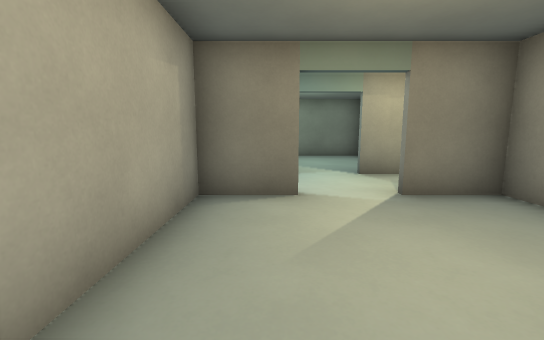
View 1 (above)

16 first-person views from a walk through a Godot game level. The camera is 1.2 m above the floor, tilts 8° down and sees 90° across. The floor is counted in squares, 1 m on a side. Each view is taken from the middle of a square. On the plan, view 1 faces up. The plan holds only what a view shows up to about 13 squares ahead; the rest is blank. Door leaves are left out where a doorway can be walked through.

View 2
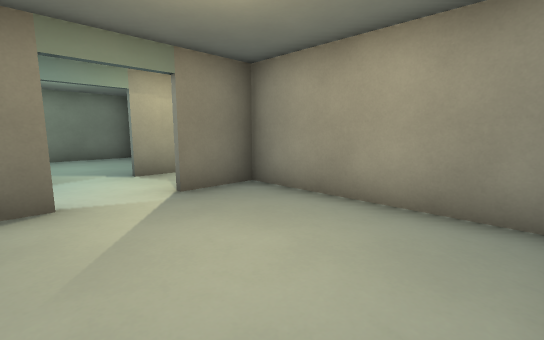

View 3
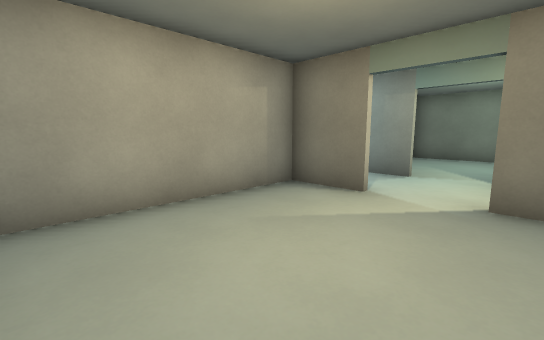

View 4
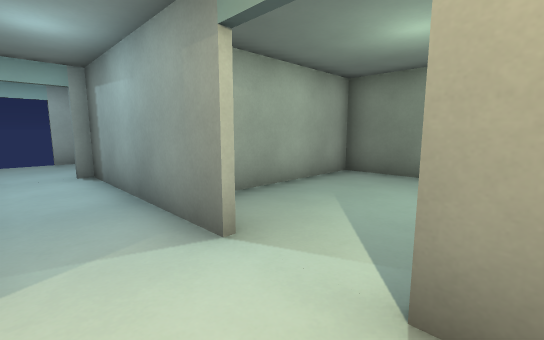

View 5
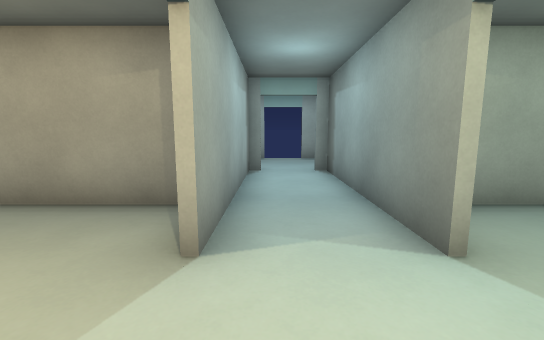

View 6
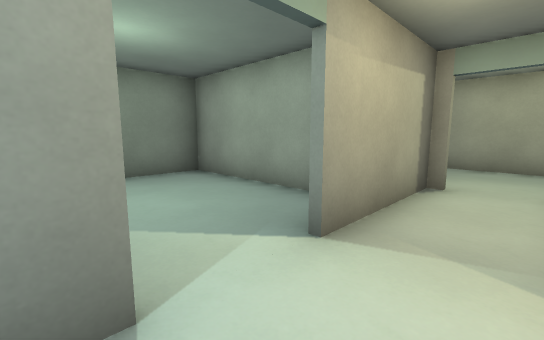

View 7
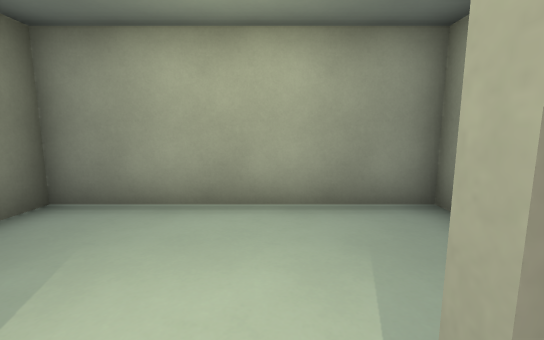

View 8
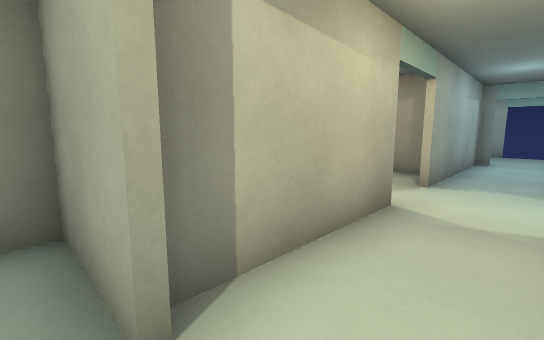

View 9
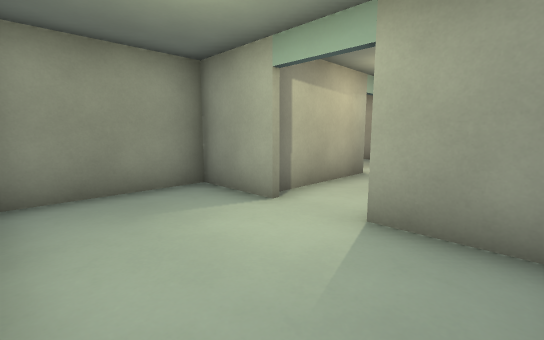

View 10
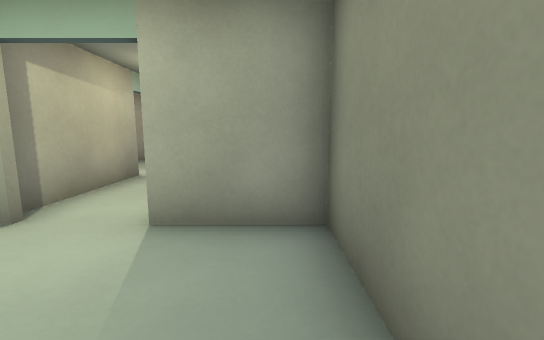

View 11
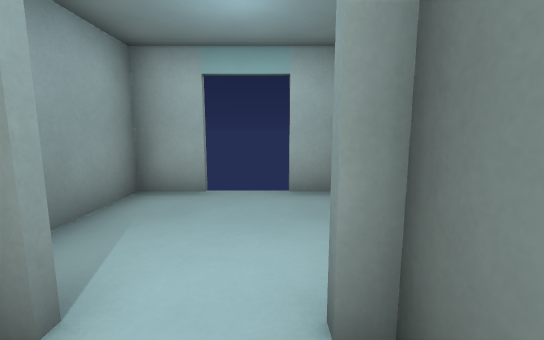

View 12
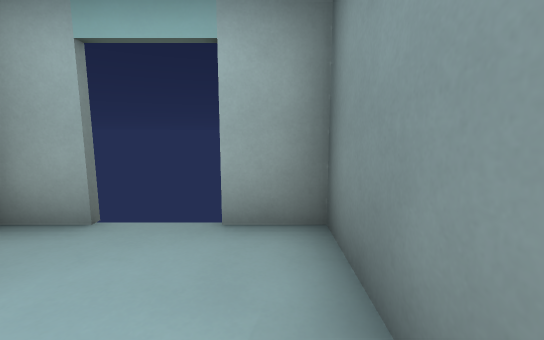

View 13
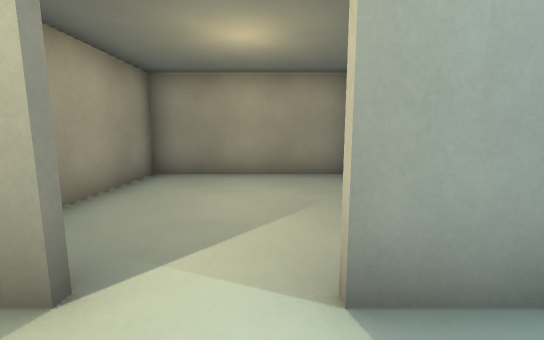

View 14
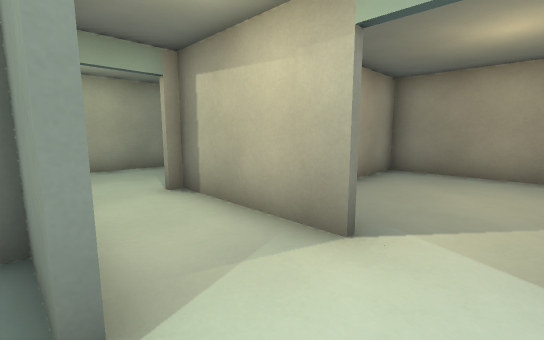

View 15
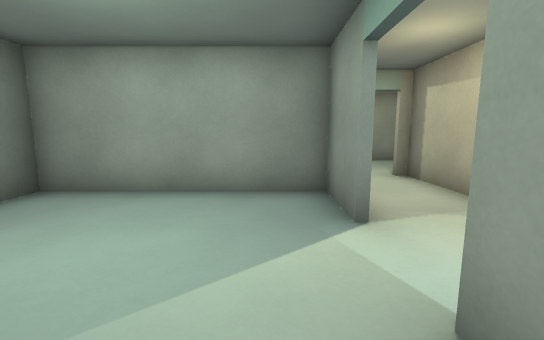

View 16
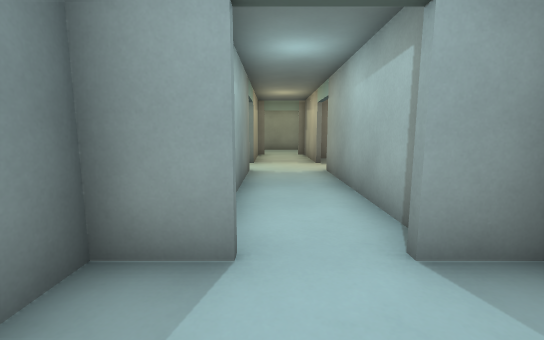

### Floor plan
Ten units are one square. View 1 is at (0, 0); x grows to the right and y downward. Boxes are objects, and circles mark ways between rooms. Rooms are numbered by the first view taken in them; rooms with no view inside come last. Other rooms are left out.
<svg viewBox="-100 -142 209 154">
<path fill="none" stroke="#000" d="M6 -51 -14 -51 -14 1M-11 7 44 7 44 -51 25 -51M65 -77 25 -77M66 -56 66 -33 104 -33 104 -97 66 -97 66 -74M24 -53 65 -53M6 -77 -54 -77 -54 -72M-54 -58 -54 -53 5 -53M-56 -72 -56 -87 -94 -87 -94 -72M0 -79 5 -79M24 -79 44 -79 44 -137 -14 -137 -14 -92M-94 -58 -94 -43 -71 -43M-56 -44 -56 -58"/>
<circle cx="15" cy="-50" r="3" fill="#2a7"/>
<circle cx="-55" cy="-65" r="3" fill="#2a7"/>
<circle cx="15" cy="-80" r="3" fill="#2a7"/>
<circle cx="-75" cy="-65" r="3" fill="#2a7"/>
<circle cx="-95" cy="-65" r="3" fill="#2a7"/>
<text x="10" y="-20">1</text>
<text x="50" y="-70">2</text>
<text x="-80" y="-80">3</text>
<text x="10" y="-110">4</text>
<text x="-80" y="-60">5</text>
</svg>
Room 1 opens to room 2. Room 2 opens to room 3. Room 2 opens to room 4. Room 3 opens to room 5.

Where each view was taken, in squares from view 1:
view 1: 0 up, 0 right, facing up
view 2: 0 up, 0 right, facing up-right
view 3: 0 up, 3 right, facing up-left
view 4: 6 up, 3 right, facing up-left
view 5: 6 up, 3 right, facing left
view 6: 6 up, 0 right, facing up-right
view 7: 6 up, 6 right, facing right
view 8: 7 up, 7 right, facing down-left
view 9: 9 up, 10 right, facing down-left
view 10: 9 up, 10 right, facing left
view 11: 7 up, 4 left, facing left
view 12: 8 up, 6 left, facing left
view 13: 7 up, 1 right, facing down
view 14: 8 up, 1 right, facing down-right
view 15: 9 up, 1 left, facing right
view 16: 7 up, 8 left, facing right
